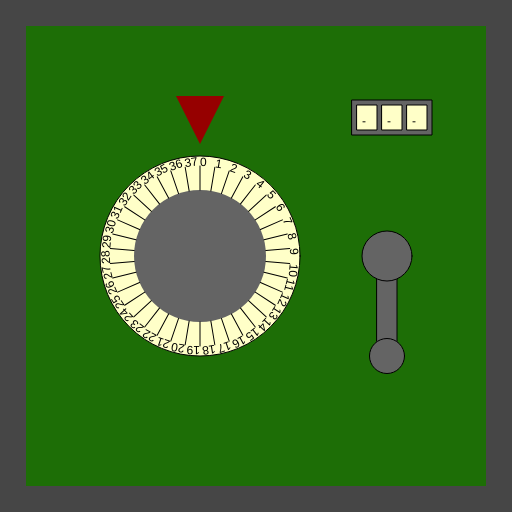
Frame 1 (no input)
Frame 60 (no input): identical to frame 1, image omitted
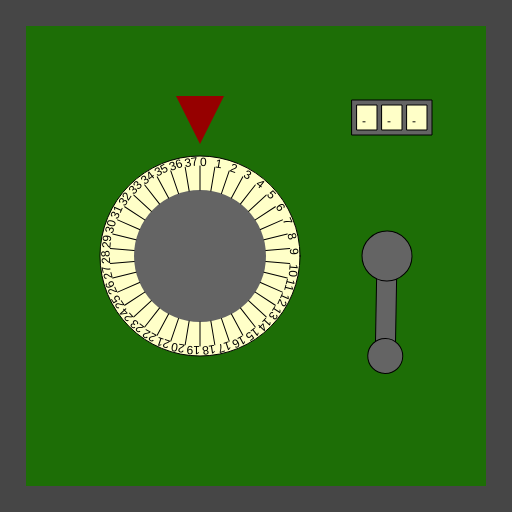
Frame 120 (the mouse pressed at the canvas centre since frame 60)

The p5.js sketch that drew these frames (run headless with seeded random() and noise() and a simulated clock; from frame 60 on, the mouse is pressed at the canvas centre):

// p5.js sketch
// ── sketch.js
/*

Officer: 2357155
CaseNum: 303-1-60300393-2357155

Case 303 - The Case of the Crooked Attorney
Stage 2 - Torvalds' House

This safe is in Torvalds’ home study. Be careful. If you get caught, I don’t know you !

Crack this safe by doing the following:

	When the mouse button is released:
	- Decrement restrictedStorageCombination_a by 1

	When the mouse button is pressed:
	- Decrement restrictedStorageCombination_b by 1

	Whilst the mouse is being dragged:
	- Make restrictedStorageCombination_c equal to the string "FWK"

	When any key is released:
	- Make restrictedStorageCombination_c equal to the string "UGD"



This time you'll need to create the relevant event handlers yourself.

There are many possible ways of investigating this case, but you
should use ONLY the following commands:

	- The assignment operator aka. the equals sign !
	- Incrementing +=
	- Decrementing -=

*/

//declare the variables

var restrictedStorageCombination_a;
var restrictedStorageCombination_b;
var restrictedStorageCombination_c;


function preload()
{
	//IMAGES WILL BE LOADED HERE

}

function setup()
{
	createCanvas(512,512);

	//initialise the variables
	restrictedStorageCombination_a = 0;
	restrictedStorageCombination_b = 0;
	restrictedStorageCombination_c = "";

}

///////////////////EVENT HANDLERS///////////////////

//Create event handlers here to open the safe ...

function mouseReleased()
{
	restrictedStorageCombination_a -= 1;
}
function mousePressed()
{
	restrictedStorageCombination_b-=1;
}
function mouseDragged()
{
	restrictedStorageCombination_c="FWK";
}
function keyReleased()
{
	restrictedStorageCombination_c="UGD";
}
///////////////DO NOT CHANGE CODE BELOW THIS POINT///////////////////

function draw()
{

	//Draw the safe door
	background(70);
	noStroke();
	fill(29,110,6);
	rect(26,26,width-52,width-52);

	//Draw the combination dial
	push();
	translate(200,height/2);
	drawDial(200, restrictedStorageCombination_a, 38);
	pop();

	//Draw the lever
	push();
	translate(width - 125,256);
	drawLever(restrictedStorageCombination_b);
	pop();

	//Draw the spinner
	push();
	translate(width - 120,100);
	drawSpinner(3, restrictedStorageCombination_c);
	pop();

}

function drawDial(diameter,num,maxNum)
{
	//the combination lock

	var r = diameter * 0.5;
	var p = r * 0.6;

	stroke(0);
	fill(255,255,200);
	ellipse(0,0,diameter,diameter);
	fill(100);
	noStroke();
	ellipse(0,0,diameter*0.66,diameter*0.66);
	fill(150,0,0);
	triangle(
		-p * 0.4,-r-p,
		p * 0.4,-r-p,
		0,-r-p/5
	);

	noStroke();

	push();
	var inc = 360/maxNum;

	rotate(radians(-num * inc));
	for(var i = 0; i < maxNum; i++)
	{
		push();
		rotate(radians(i * inc));
		stroke(0);
		line(0,-r*0.66,0,-(r-10));
		noStroke();
		fill(0);
		text(i,0,-(r-10));
		pop();
	}

	pop();
}

function drawLever(rot)
{
	push();
	rotate(radians(-rot))
	stroke(0);
	fill(100);
	rect(-10,0,20,100);
	ellipse(0,0,50,50);
	ellipse(0,100,35,35);
	pop();
}

function drawSpinner(numSpinners, val)
{
	var sw = 20;
	var ow = (sw + 5) * numSpinners + 5;
	stroke(0);
	fill(100);
	rect(-ow/2,0,ow,35);
	if(typeof(val) == "number")
	{
		val = floor(val).toString(); //convert to string
	}


	for(var d = numSpinners - val.length; d > 0; d--)
	{
		val = "-" + val;
	}

	for(var i = 0; i < numSpinners; i++)
	{
		stroke(0);
		fill(255,255,200);
		rect(-ow/2 + i * (sw + 5) + 5,5,20,25);
		fill(0);
		noStroke();
		text(val[i],-ow/2 + sw/2 + i * (sw +5),25);
	}

}
